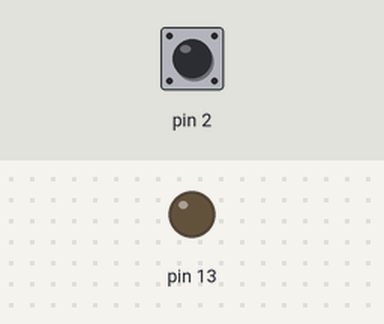
Bench run of a sketch on a simulated Arduino Uno, built with avr-gcc and run on an emulated ATmega328P. On the bench: output pins drawn as LEDs (lit = HIGH). The inputs (shaded band) are chosen by the test bench; at power-on: pin 2 HIGH.

Above: at 1.2 s.
1.3 s: pin 2 pulled LOW for 0.15 s
At 1.37 s:
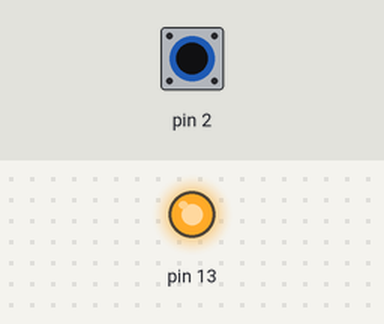
2.9 s: pin 2 pulled LOW for 3.2 s
At 7.2 s:
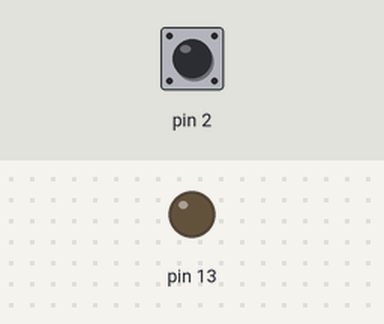
Timing chart, 0 to 8.7 s (numbered marks = the images above; inputs shaded):
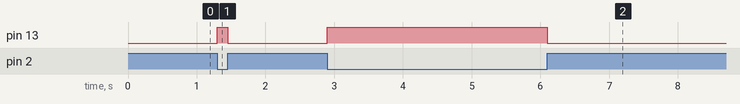

Measured:
- after the input at 1.3 s, pin 13: LOW → HIGH at once, → LOW 0.15 s later
- after the input at 2.9 s, pin 13: LOW → HIGH at once, → LOW 3.2 s later

The sketch:

CH_13_code_9.ino
```cpp
/*
 *  아트멜 스튜디오와 아두이노로 배우는 ATmega328 프로그래밍
 *
 * 		Gyeongyong Heo (hgycap@deu.ac.kr)
 *			Department of Electronic Engineering
 *			Dong-eui University
 *  	2015. 07. 14
 */

ISR(PCINT2_vect)
{
	if(PIND & 0x04) PORTB = 0x00; // LED 끄기
	else PORTB = 0x20; // LED 켜기
}
void setup()
{
	pinMode(13, OUTPUT); // 13번 핀을 출력으로 설정
	digitalWrite(13, LOW); // 꺼진 상태에서 시작
	pinMode(2, INPUT); // 버튼 연결 핀을 입력으로 설정
	digitalWrite(2, HIGH); // 풀업 저항 사용
	PCICR |= (1 << PCIE2); // PCINT2 인터럽트 활성화
	PCMSK2 |= (1 << PCINT18); // PD2 핀의 핀 변화 인터럽트 허용
}
void loop()
{
	// 이벤트 루프에서는 아무런 작업도 하지 않는다.
}
```
